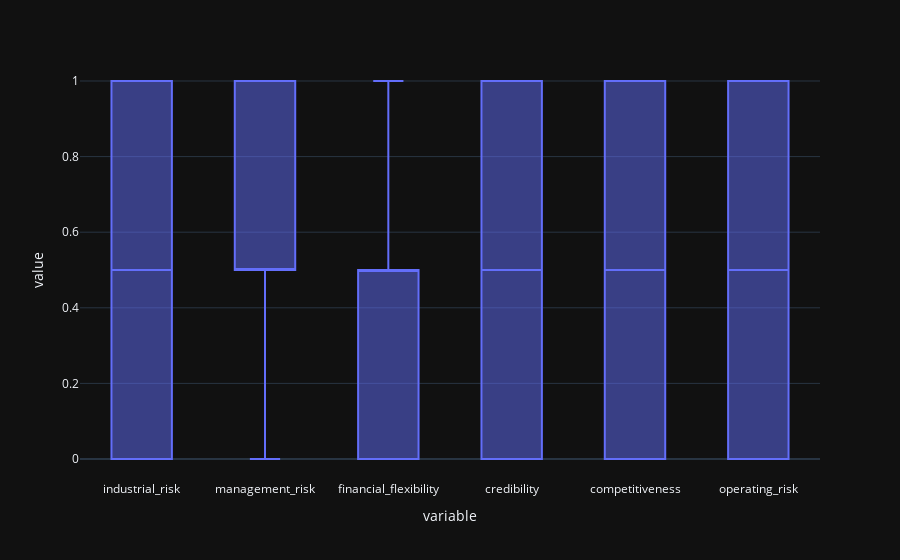

The cell this chart's notebook holds for it:
### Code cell
ply.box(data_frame=bank_final.iloc[:,0:-1])

### Figure 1 — Plotly figure (JSON) as saved in the notebook; plotly's stock layout.template omitted (floating-point values rounded to 4 significant figures; data arrays with more than 128 entries replaced by an {"elided": "..."} marker saying what was removed)
{"data": [{"alignmentgroup": "True", "hovertemplate": "variable=%{x}<br>value=%{y}<extra></extra>", "legendgroup": "", "marker": {"color": "#636efa"}, "name": "", "notched": false, "offsetgroup": "", "orientation": "v", "showlegend": false, "type": "box", "x": {"elided": "1500 str values"}, "x0": " ", "xaxis": "x", "y": {"elided": "1500 float values"}, "y0": " ", "yaxis": "y"}], "layout": {"boxmode": "group", "legend": {"tracegroupgap": 0}, "margin": {"t": 60}, "xaxis": {"anchor": "y", "domain": [0, 1], "title": {"text": "variable"}}, "yaxis": {"anchor": "x", "domain": [0, 1], "title": {"text": "value"}}}}
